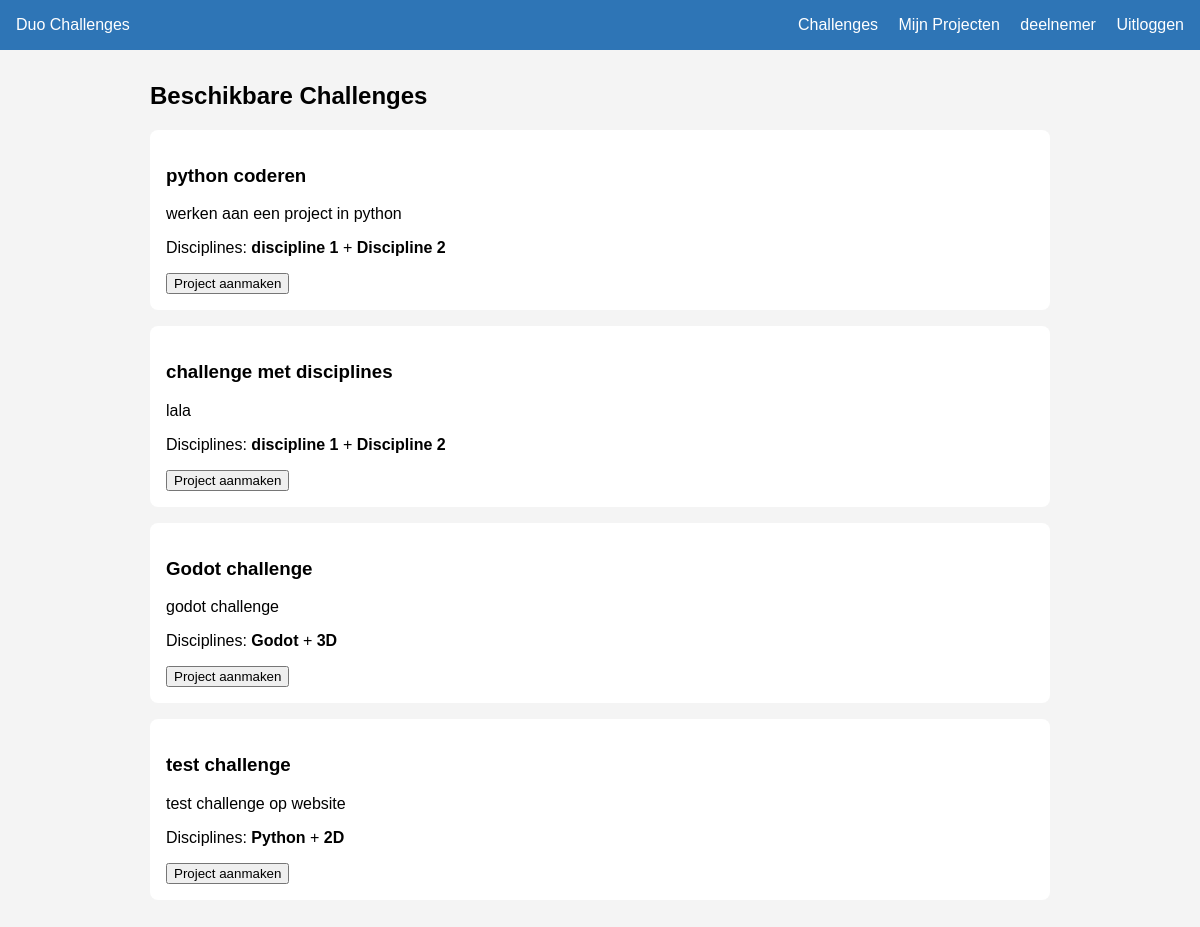
Screenshot of / (signed in) with the database file from the repository.
### challenges/models.py (models this page shows, shortened)
class Challenge(models.Model):
    titel = models.CharField(max_length=200)
    omschrijving = models.TextField()
    discipline_een = models.ForeignKey(
        Discipline,
        on_delete=models.CASCADE,
        related_name='challenges_een'
    )
    discipline_twee = models.ForeignKey(
        Discipline,
        on_delete=models.CASCADE,
        related_name='challenges_twee'
    )
    aangemaakt_door = models.ForeignKey(
        User,
        on_delete=models.SET_NULL,
        null=True
    )
    aangemaakt_op = models.DateTimeField(auto_now_add=True)

class Discipline(models.Model):
    naam = models.CharField(max_length=100)
    def __str__(self):
        return self.naam

### challenges/views.py (the view)
# urls.py: path('', views.challenges_lijst, name='challenges_lijst'),
@login_required(login_url='login')
def challenges_lijst(request):
    challenges = Challenge.objects.all()
    return render(request, 'challenges_lijst.html', {'challenges': challenges})

### challenges/templates/challenges_lijst.html
{% extends 'base.html' %}
{% block content %}
    <h2>Beschikbare Challenges</h2>
    {% for challenge in challenges %}
        <div style="background: white; padding: 1rem; margin-bottom: 1rem; border-radius: 8px;">
            <h3>{{ challenge.titel }}</h3>
            <p>{{ challenge.omschrijving }}</p>
            <p>
                Disciplines:
                <strong>{{ challenge.discipline_een }}</strong> +
                <strong>{{ challenge.discipline_twee }}</strong>
            </p>
            <a href="{% url 'project_aanmaken' challenge.id %}">
                <button>Project aanmaken</button>
            </a>
        </div>
    {% empty %}
        <p>Er zijn nog geen challenges aangemaakt.</p>
    {% endfor %}
{% endblock %}

### challenges/templates/base.html (shortened to what this page needs)
<!DOCTYPE html>
<html lang="nl">
<head>
</head>
<body>
    <nav>
    <span>Duo Challenges</span>
    {% if user.is_authenticated %}
        <div>
            <a href="{% url 'challenges_lijst' %}">Challenges</a>
                   <a href="{% url 'mijn_projecten' %}">Mijn Projecten</a>
            <a href="{% url 'profiel' %}">{{ user.username }}</a>
            <a href="{% url 'logout' %}">Uitloggen</a>
        </div>
    {% endif %}
</nav>
    <div class="container">
        {% block content %}{% endblock %}
    </div>
</body>
</html>

### challenges/templates/base.html (style rules this page uses)
body { font-family: Arial, sans-serif; margin: 0; background: #f4f4f4; }
nav { background: #2E75B6; padding: 1rem; color: white; display: flex; justify-content: space-between; }
nav a { color: white; text-decoration: none; margin-left: 1rem; }
.container { max-width: 900px; margin: 2rem auto; padding: 0 1rem; }

### rows the page displays
Challenge: titel "python coderen", omschrijving "werken aan een project in python", discipline_een "discipline 1", discipline_twee "Discipline 2"
Challenge: titel "challenge met disciplines", omschrijving "lala", discipline_een "discipline 1", discipline_twee "Discipline 2"
Challenge: titel "Godot challenge", omschrijving "godot challenge", discipline_een "Godot", discipline_twee "3D"
Challenge: titel "test challenge", omschrijving "test challenge op website", discipline_een "Python", discipline_twee "2D"

### other values shown
{{ user.username }} "deelnemer"
